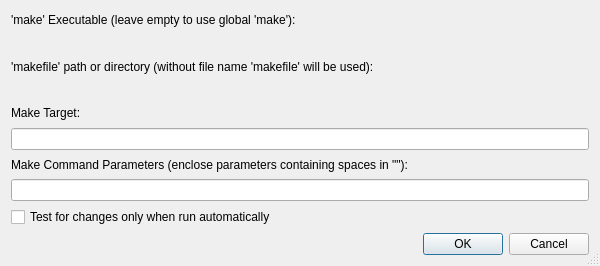
<?xml version="1.0" encoding="UTF-8"?>
<ui version="4.0">
 <class>MakePropertiesDialog</class>
 <widget class="QDialog" name="MakePropertiesDialog">
  <property name="geometry">
   <rect>
    <x>0</x>
    <y>0</y>
    <width>600</width>
    <height>266</height>
   </rect>
  </property>
  <property name="windowTitle">
   <string>Make Properties</string>
  </property>
  <property name="sizeGripEnabled">
   <bool>true</bool>
  </property>
  <layout class="QVBoxLayout" name="verticalLayout">
   <item>
    <widget class="QLabel" name="label">
     <property name="text">
      <string>'make' Executable (leave empty to use global 'make'):</string>
     </property>
    </widget>
   </item>
   <item>
    <widget class="E5PathPicker" name="makePicker" native="true">
     <property name="sizePolicy">
      <sizepolicy hsizetype="Expanding" vsizetype="Preferred">
       <horstretch>0</horstretch>
       <verstretch>0</verstretch>
      </sizepolicy>
     </property>
     <property name="focusPolicy">
      <enum>Qt::StrongFocus</enum>
     </property>
     <property name="toolTip">
      <string>Enter the executable name of the make utility</string>
     </property>
    </widget>
   </item>
   <item>
    <widget class="QLabel" name="label_2">
     <property name="text">
      <string>'makefile' path or directory (without file name 'makefile' will be used):</string>
     </property>
    </widget>
   </item>
   <item>
    <widget class="E5PathPicker" name="makefilePicker" native="true">
     <property name="sizePolicy">
      <sizepolicy hsizetype="Expanding" vsizetype="Preferred">
       <horstretch>0</horstretch>
       <verstretch>0</verstretch>
      </sizepolicy>
     </property>
     <property name="focusPolicy">
      <enum>Qt::StrongFocus</enum>
     </property>
     <property name="toolTip">
      <string>Enter the name and/or path of the makefile</string>
     </property>
    </widget>
   </item>
   <item>
    <widget class="QLabel" name="label_3">
     <property name="text">
      <string>Make Target:</string>
     </property>
    </widget>
   </item>
   <item>
    <widget class="E5ClearableLineEdit" name="makeTargetEdit">
     <property name="toolTip">
      <string>Enter the make target to be built</string>
     </property>
    </widget>
   </item>
   <item>
    <widget class="QLabel" name="label_4">
     <property name="text">
      <string>Make Command Parameters (enclose parameters containing spaces in &quot;&quot;):</string>
     </property>
     <property name="wordWrap">
      <bool>true</bool>
     </property>
    </widget>
   </item>
   <item>
    <widget class="E5ClearableLineEdit" name="makeParametersEdit">
     <property name="toolTip">
      <string>Enter the command parameters for make</string>
     </property>
    </widget>
   </item>
   <item>
    <widget class="QCheckBox" name="testOnlyCheckBox">
     <property name="toolTip">
      <string>Select to just test for changes needing a make run</string>
     </property>
     <property name="text">
      <string>Test for changes only when run automatically</string>
     </property>
    </widget>
   </item>
   <item>
    <widget class="QDialogButtonBox" name="buttonBox">
     <property name="orientation">
      <enum>Qt::Horizontal</enum>
     </property>
     <property name="standardButtons">
      <set>QDialogButtonBox::Cancel|QDialogButtonBox::Ok</set>
     </property>
    </widget>
   </item>
  </layout>
 </widget>
 <customwidgets>
  <customwidget>
   <class>E5PathPicker</class>
   <extends>QWidget</extends>
   <header>E5Gui/E5PathPicker.h</header>
   <container>1</container>
  </customwidget>
  <customwidget>
   <class>E5ClearableLineEdit</class>
   <extends>QLineEdit</extends>
   <header>E5Gui/E5LineEdit.h</header>
  </customwidget>
 </customwidgets>
 <resources/>
 <connections>
  <connection>
   <sender>buttonBox</sender>
   <signal>accepted()</signal>
   <receiver>MakePropertiesDialog</receiver>
   <slot>accept()</slot>
   <hints>
    <hint type="sourcelabel">
     <x>248</x>
     <y>254</y>
    </hint>
    <hint type="destinationlabel">
     <x>157</x>
     <y>274</y>
    </hint>
   </hints>
  </connection>
  <connection>
   <sender>buttonBox</sender>
   <signal>rejected()</signal>
   <receiver>MakePropertiesDialog</receiver>
   <slot>reject()</slot>
   <hints>
    <hint type="sourcelabel">
     <x>316</x>
     <y>260</y>
    </hint>
    <hint type="destinationlabel">
     <x>286</x>
     <y>274</y>
    </hint>
   </hints>
  </connection>
 </connections>
</ui>
